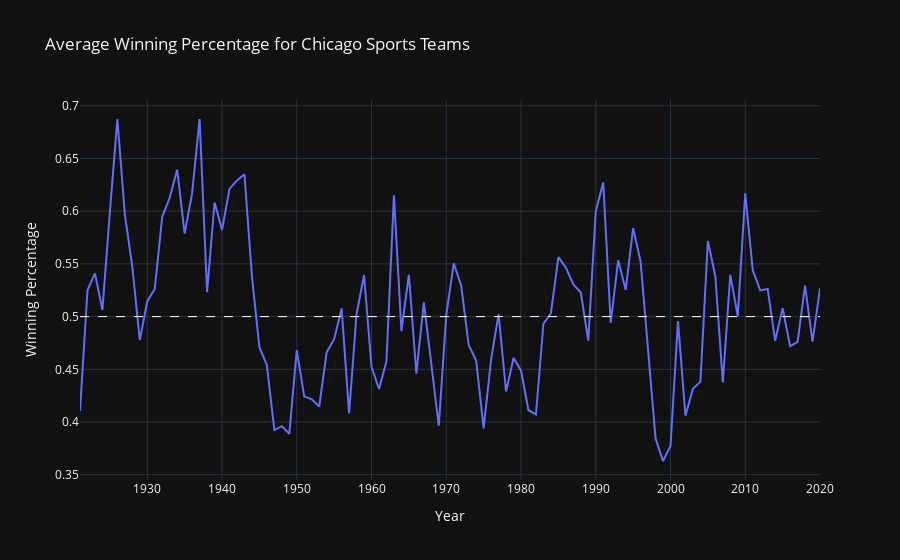

The code cell stored with this chart in its notebook:
### Markdown cell above
## Chicago Case Study

### Code cell
sports = set(["nfl", "mlb", "nba"])
city = "Chicago"
chicago = df.query(f"area == '{city}' and year > 1920").groupby("year").win_pct.mean().reset_index()
def temp(df):
    acc = ""
    for i, row in df.iterrows():
        acc += row.team_name + ": " + str(row.win_pct)[:5] + "<br>"
    return acc

blah = chicago.merge(df.query("area == 'Chicago'").groupby(["year"]).apply(temp).reset_index(), on="year")

fig = go.Figure(go.Scatter(
    x = blah.year.tolist(),
    y = blah.win_pct.tolist(),
    text= blah[0].tolist(),
    hovertemplate =
    '<br><b>Year</b>: %{x}<br>'+
    '<b>Winning Pct.</b>: %{y:.2f}<br>'+
    '%{text}' +
    '<extra></extra>'
    ))
fig.update_layout(
    title="Average Winning Percentage for Chicago Sports Teams",
    xaxis_title="Year",
    yaxis_title="Winning Percentage",
)
fig.add_hline(y=.5, line_width=1, line_dash="dash", line_color="white")
fig.write_html(os.path.join(output_dir,"chicago_avg.html"))
fig.show()

### Figure 1 — Plotly figure (JSON) as saved in the notebook; plotly's stock layout.template omitted (floating-point values rounded to 4 significant figures)
{"data": [{"hovertemplate": "<br><b>Year</b>: %{x}<br><b>Winning Pct.</b>: %{y:.2f}<br>%{text}<extra></extra>", "text": ["Chicago White Sox: 0.402<br>Chicago Cubs: 0.418<br>", "Evansville Crimson Giants: 0.0<br>Rock Island Independents: 0.667<br>Kenosha Maroons: 0.714<br>Chicago Bears: 0.75<br>Chicago White Sox: 0.5<br>Chicago Cubs: 0.519<br>", "Rock Island Independents: 0.4<br>Kenosha Maroons: 0.5<br>Chicago Bears: 0.818<br>Chicago White Sox: 0.448<br>Chicago Cubs: 0.538<br>", "Kenosha Maroons: 0.0<br>Rock Island Independents: 0.714<br>Chicago Bears: 0.857<br>Chicago White Sox: 0.431<br>Chicago Cubs: 0.529<br>", "Rock Island Independents: 0.625<br>Chicago Bears: 0.818<br>Chicago White Sox: 0.512<br>Chicago Cubs: 0.441<br>", "Chicago Bears: 1.0<br>Chicago White Sox: 0.529<br>Chicago Cubs: 0.532<br>", "Chicago Bears: 0.778<br>Chicago White Sox: 0.457<br>Chicago Cubs: 0.555<br>", "Chicago Bears: 0.583<br>Chicago White Sox: 0.467<br>Chicago Cubs: 0.590<br>", "Chicago Bears: 0.4<br>Chicago White Sox: 0.388<br>Chicago Cubs: 0.644<br>", "Chicago Bears: 0.556<br>Chicago White Sox: 0.402<br>Chicago Cubs: 0.584<br>", "Chicago Bears: 0.667<br>Chicago White Sox: 0.366<br>Chicago Cubs: 0.545<br>", "Chicago Bears: 0.875<br>Chicago White Sox: 0.324<br>Chicago Cubs: 0.584<br>", "Chicago Bears: 0.833<br>Chicago White Sox: 0.446<br>Chicago Cubs: 0.558<br>", "Chicago Bears: 1.0<br>Chicago White Sox: 0.348<br>Chicago Cubs: 0.569<br>", "Chicago Bears: 0.6<br>Chicago White Sox: 0.486<br>Chicago Cubs: 0.649<br>", "Chicago Bears: 0.75<br>Chicago White Sox: 0.536<br>Chicago Cubs: 0.564<br>", "Chicago Bears: 0.9<br>Chicago White Sox: 0.558<br>Chicago Cubs: 0.603<br>", "Chicago Bears: 0.545<br>Chicago White Sox: 0.439<br>Chicago Cubs: 0.585<br>", "Chicago Bears: 0.727<br>Chicago White Sox: 0.551<br>Chicago Cubs: 0.545<br>", "Chicago Bears: 0.727<br>Chicago White Sox: 0.532<br>Chicago Cubs: 0.487<br>", "Chicago Bears: 0.909<br>Chicago White Sox: 0.5<br>Chicago Cubs: 0.454<br>", "Chicago Bears: 1.0<br>Chicago White Sox: 0.445<br>Chicago Cubs: 0.441<br>", "Chicago Bears: 0.889<br>Chicago White Sox: 0.532<br>Chicago Cubs: 0.483<br>", "Chicago Bears: 0.667<br>Chicago White Sox: 0.461<br>Chicago Cubs: 0.487<br>", "Chicago Bears: 0.3<br>Chicago White Sox: 0.476<br>Chicago Cubs: 0.636<br>", "Chicago Hornets: 0.0<br>Chicago Bears: 0.8<br>Chicago White Sox: 0.480<br>Chicago Cubs: 0.535<br>", "Chicago Hornets: 0.0<br>Chicago Bears: 0.667<br>Chicago White Sox: 0.454<br>Chicago Cubs: 0.448<br>", "Chicago Hornets: 0.0<br>Chicago Bears: 0.833<br>Chicago White Sox: 0.335<br>Chicago Cubs: 0.415<br>", "Chicago Hornets: 0.0<br>Chicago Bears: 0.75<br>Chicago White Sox: 0.409<br>Chicago Cubs: 0.396<br>", "Chicago Bears: 0.75<br>Chicago White Sox: 0.389<br>Chicago Cubs: 0.418<br>Chicago Blackhawks: 0.314<br>", "Chicago Bears: 0.583<br>Chicago White Sox: 0.525<br>Chicago Cubs: 0.402<br>Chicago Blackhawks: 0.185<br>", "Chicago Bears: 0.417<br>Chicago White Sox: 0.525<br>Chicago Cubs: 0.5<br>Chicago Blackhawks: 0.242<br>", "Chicago Bears: 0.273<br>Chicago White Sox: 0.577<br>Chicago Cubs: 0.422<br>Chicago Blackhawks: 0.385<br>", "Chicago Bears: 0.667<br>Chicago White Sox: 0.610<br>Chicago Cubs: 0.415<br>Chicago Blackhawks: 0.171<br>", "Chicago Bears: 0.667<br>Chicago White Sox: 0.590<br>Chicago Cubs: 0.470<br>Chicago Blackhawks: 0.185<br>", "Chicago Bears: 0.818<br>Chicago White Sox: 0.551<br>Chicago Cubs: 0.389<br>Chicago Blackhawks: 0.271<br>", "Chicago Bears: 0.417<br>Chicago White Sox: 0.584<br>Chicago Cubs: 0.402<br>Chicago Blackhawks: 0.228<br>", "Chicago Bears: 0.667<br>Chicago White Sox: 0.532<br>Chicago Cubs: 0.467<br>Chicago Blackhawks: 0.342<br>", "Chicago Bears: 0.667<br>Chicago White Sox: 0.610<br>Chicago Cubs: 0.480<br>Chicago Blackhawks: 0.4<br>", "Chicago Bears: 0.455<br>Chicago White Sox: 0.564<br>Chicago Cubs: 0.389<br>Chicago Blackhawks: 0.4<br>", "Chicago Bears: 0.571<br>Chicago White Sox: 0.530<br>Chicago Cubs: 0.415<br>Chicago Packers: 0.225<br>Chicago Blackhawks: 0.414<br>", "Chicago Bears: 0.643<br>Chicago White Sox: 0.524<br>Chicago Cubs: 0.364<br>Chicago Zephyrs: 0.313<br>Chicago Blackhawks: 0.442<br>", "Chicago Bears: 0.917<br>Chicago White Sox: 0.580<br>Chicago Cubs: 0.506<br>Chicago Blackhawks: 0.457<br>", "Chicago Bears: 0.357<br>Chicago White Sox: 0.604<br>Chicago Cubs: 0.469<br>Chicago Blackhawks: 0.514<br>", "Chicago Bears: 0.643<br>Chicago White Sox: 0.586<br>Chicago Cubs: 0.444<br>Chicago Blackhawks: 0.485<br>", "Chicago Bears: 0.417<br>Chicago White Sox: 0.512<br>Chicago Cubs: 0.364<br>Chicago Bulls: 0.407<br>Chicago Blackhawks: 0.528<br>", "Chicago Bears: 0.538<br>Chicago White Sox: 0.549<br>Chicago Cubs: 0.540<br>Chicago Bulls: 0.354<br>Chicago Blackhawks: 0.585<br>", "Chicago Bears: 0.5<br>Chicago White Sox: 0.413<br>Chicago Cubs: 0.518<br>Chicago Bulls: 0.402<br>Chicago Blackhawks: 0.432<br>", "Chicago Bears: 0.071<br>Chicago White Sox: 0.419<br>Chicago Cubs: 0.567<br>Chicago Bulls: 0.476<br>Chicago Blackhawks: 0.447<br>", "Chicago Bears: 0.429<br>Chicago White Sox: 0.345<br>Chicago Cubs: 0.518<br>Chicago Bulls: 0.622<br>Chicago Blackhawks: 0.592<br>", "Chicago Bears: 0.429<br>Chicago White Sox: 0.487<br>Chicago Cubs: 0.512<br>Chicago Bulls: 0.695<br>Chicago Blackhawks: 0.628<br>", "Chicago Bears: 0.321<br>Chicago White Sox: 0.564<br>Chicago Cubs: 0.548<br>Chicago Bulls: 0.622<br>Chicago Blackhawks: 0.589<br>", "Chicago Bears: 0.214<br>Chicago White Sox: 0.475<br>Chicago Cubs: 0.478<br>Chicago Bulls: 0.659<br>Chicago Blackhawks: 0.538<br>", "Chicago Bears: 0.286<br>Chicago White Sox: 0.5<br>Chicago Cubs: 0.407<br>Chicago Bulls: 0.573<br>Chicago Blackhawks: 0.525<br>", "Chicago Bears: 0.286<br>Chicago White Sox: 0.465<br>Chicago Cubs: 0.462<br>Chicago Bulls: 0.293<br>Chicago Blackhawks: 0.462<br>", "Chicago Bears: 0.5<br>Chicago White Sox: 0.397<br>Chicago Cubs: 0.462<br>Chicago Bulls: 0.537<br>Chicago Blackhawks: 0.4<br>", "Chicago Bears: 0.643<br>Chicago White Sox: 0.555<br>Chicago Cubs: 0.5<br>Chicago Bulls: 0.488<br>Chicago Blackhawks: 0.325<br>", "Chicago Bears: 0.438<br>Chicago White Sox: 0.440<br>Chicago Cubs: 0.487<br>Chicago Bulls: 0.378<br>Chicago Blackhawks: 0.4<br>", "Chicago Bears: 0.625<br>Chicago White Sox: 0.456<br>Chicago Cubs: 0.493<br>Chicago Bulls: 0.366<br>Chicago Blackhawks: 0.362<br>", "Chicago Bears: 0.438<br>Chicago White Sox: 0.437<br>Chicago Cubs: 0.395<br>Chicago Bulls: 0.549<br>Chicago Blackhawks: 0.425<br>", "Chicago Bears: 0.375<br>Chicago White Sox: 0.509<br>Chicago Cubs: 0.368<br>Chicago Bulls: 0.415<br>Chicago Blackhawks: 0.387<br>", "Chicago Bears: 0.333<br>Chicago White Sox: 0.537<br>Chicago Cubs: 0.450<br>Chicago Bulls: 0.341<br>Chicago Blackhawks: 0.375<br>", "Chicago Bears: 0.5<br>Chicago White Sox: 0.611<br>Chicago Cubs: 0.438<br>Chicago Bulls: 0.329<br>Chicago Blackhawks: 0.587<br>", "Chicago Bears: 0.625<br>Chicago White Sox: 0.456<br>Chicago Cubs: 0.596<br>Chicago Bulls: 0.463<br>Chicago Blackhawks: 0.375<br>", "Chicago Bears: 0.938<br>Chicago White Sox: 0.524<br>Chicago Cubs: 0.478<br>Chicago Bulls: 0.366<br>Chicago Blackhawks: 0.475<br>", "Chicago Bears: 0.875<br>Chicago White Sox: 0.444<br>Chicago Cubs: 0.437<br>Chicago Bulls: 0.488<br>Chicago Blackhawks: 0.487<br>", "Chicago Bears: 0.733<br>Chicago White Sox: 0.475<br>Chicago Cubs: 0.472<br>Chicago Bulls: 0.61<br>Chicago Blackhawks: 0.362<br>", "Chicago Bears: 0.75<br>Chicago White Sox: 0.440<br>Chicago Cubs: 0.475<br>Chicago Bulls: 0.573<br>Chicago Blackhawks: 0.375<br>", "Chicago Bears: 0.375<br>Chicago White Sox: 0.428<br>Chicago Cubs: 0.574<br>Chicago Bulls: 0.671<br>Chicago Blackhawks: 0.337<br>", "Chicago Bears: 0.688<br>Chicago White Sox: 0.580<br>Chicago Cubs: 0.475<br>Chicago Bulls: 0.744<br>Chicago Blackhawks: 0.512<br>", "Chicago Bears: 0.688<br>Chicago White Sox: 0.537<br>Chicago Cubs: 0.481<br>Chicago Bulls: 0.817<br>Chicago Blackhawks: 0.612<br>", "Chicago Bears: 0.313<br>Chicago White Sox: 0.530<br>Chicago Cubs: 0.481<br>Chicago Bulls: 0.695<br>Chicago Blackhawks: 0.45<br>", "Chicago Bears: 0.438<br>Chicago White Sox: 0.580<br>Chicago Cubs: 0.518<br>Chicago Bulls: 0.671<br>Chicago Blackhawks: 0.559<br>", "Chicago Bears: 0.563<br>Chicago White Sox: 0.592<br>Chicago Cubs: 0.433<br>Chicago Bulls: 0.573<br>Chicago Blackhawks: 0.464<br>", "Chicago Bears: 0.563<br>Chicago White Sox: 0.472<br>Chicago Cubs: 0.506<br>Chicago Bulls: 0.878<br>Chicago Blackhawks: 0.5<br>", "Chicago Bears: 0.438<br>Chicago White Sox: 0.524<br>Chicago Cubs: 0.469<br>Chicago Bulls: 0.841<br>Chicago Blackhawks: 0.487<br>", "Chicago Bears: 0.25<br>Chicago White Sox: 0.496<br>Chicago Cubs: 0.419<br>Chicago Bulls: 0.756<br>Chicago Blackhawks: 0.414<br>", "Chicago Bears: 0.25<br>Chicago White Sox: 0.493<br>Chicago Cubs: 0.552<br>Chicago Bulls: 0.26<br>Chicago Blackhawks: 0.365<br>", "Chicago Bears: 0.375<br>Chicago White Sox: 0.465<br>Chicago Cubs: 0.413<br>Chicago Bulls: 0.207<br>Chicago Blackhawks: 0.353<br>", "Chicago Bears: 0.313<br>Chicago White Sox: 0.586<br>Chicago Cubs: 0.401<br>Chicago Bulls: 0.183<br>Chicago Blackhawks: 0.402<br>", "Chicago Bears: 0.813<br>Chicago White Sox: 0.512<br>Chicago Cubs: 0.543<br>Chicago Bulls: 0.256<br>Chicago Blackhawks: 0.353<br>", "Chicago Bears: 0.25<br>Chicago White Sox: 0.5<br>Chicago Cubs: 0.413<br>Chicago Bulls: 0.366<br>Chicago Blackhawks: 0.5<br>", "Chicago Bears: 0.438<br>Chicago White Sox: 0.530<br>Chicago Cubs: 0.543<br>Chicago Bulls: 0.28<br>Chicago Blackhawks: 0.365<br>", "Chicago Bears: 0.313<br>Chicago White Sox: 0.512<br>Chicago Cubs: 0.549<br>Chicago Bulls: 0.573<br>Chicago Blackhawks: 0.243<br>", "Chicago Bears: 0.688<br>Chicago White Sox: 0.611<br>Chicago Cubs: 0.487<br>Chicago Bulls: 0.5<br>", "Chicago Bears: 0.813<br>Chicago White Sox: 0.555<br>Chicago Cubs: 0.407<br>Chicago Bulls: 0.598<br>Chicago Blackhawks: 0.317<br>", "Chicago Bears: 0.438<br>Chicago White Sox: 0.444<br>Chicago Cubs: 0.524<br>Chicago Bulls: 0.402<br>Chicago Blackhawks: 0.378<br>", "Chicago Bears: 0.563<br>Chicago White Sox: 0.546<br>Chicago Cubs: 0.602<br>Chicago Bulls: 0.5<br>Chicago Blackhawks: 0.487<br>", "Chicago Bears: 0.438<br>Chicago White Sox: 0.487<br>Chicago Cubs: 0.515<br>Chicago Bulls: 0.5<br>Chicago Blackhawks: 0.560<br>", "Chicago Bears: 0.688<br>Chicago White Sox: 0.543<br>Chicago Cubs: 0.462<br>Chicago Bulls: 0.756<br>Chicago Blackhawks: 0.634<br>", "Chicago Bears: 0.5<br>Chicago White Sox: 0.487<br>Chicago Cubs: 0.438<br>Chicago Bulls: 0.758<br>Chicago Blackhawks: 0.536<br>", "Chicago Bears: 0.625<br>Chicago White Sox: 0.524<br>Chicago Cubs: 0.376<br>Chicago Bulls: 0.549<br>Chicago Blackhawks: 0.548<br>", "Chicago Bears: 0.5<br>Chicago White Sox: 0.388<br>Chicago Cubs: 0.407<br>Chicago Bulls: 0.585<br>Chicago Blackhawks: 0.75<br>", "Chicago Bears: 0.313<br>Chicago White Sox: 0.450<br>Chicago Cubs: 0.450<br>Chicago Bulls: 0.61<br>Chicago Blackhawks: 0.560<br>", "Chicago Bears: 0.375<br>Chicago White Sox: 0.469<br>Chicago Cubs: 0.598<br>Chicago Bulls: 0.512<br>Chicago Blackhawks: 0.585<br>", "Chicago Bears: 0.188<br>Chicago White Sox: 0.481<br>Chicago Cubs: 0.639<br>Chicago Bulls: 0.477<br>Chicago Blackhawks: 0.573<br>", "Chicago Bears: 0.313<br>Chicago White Sox: 0.413<br>Chicago Cubs: 0.567<br>Chicago Blackhawks: 0.609<br>", "Chicago Bears: 0.75<br>Chicago White Sox: 0.382<br>Chicago Cubs: 0.582<br>Chicago Blackhawks: 0.402<br>", "Chicago Bears: 0.5<br>Chicago White Sox: 0.447<br>Chicago Cubs: 0.518<br>Chicago Blackhawks: 0.439<br>", "Chicago Bears: 0.5<br>Chicago White Sox: 0.583<br>Chicago Cubs: 0.566<br>Chicago Blackhawks: 0.457<br>"], "type": "scatter", "x": [1921, 1922, 1923, 1924, 1925, 1926, 1927, 1928, 1929, 1930, 1931, 1932, 1933, 1934, 1935, 1936, 1937, 1938, 1939, 1940, 1941, 1942, 1943, 1944, 1945, 1946, 1947, 1948, 1949, 1950, 1951, 1952, 1953, 1954, 1955, 1956, 1957, 1958, 1959, 1960, 1961, 1962, 1963, 1964, 1965, 1966, 1967, 1968, 1969, 1970, 1971, 1972, 1973, 1974, 1975, 1976, 1977, 1978, 1979, 1980, 1981, 1982, 1983, 1984, 1985, 1986, 1987, 1988, 1989, 1990, 1991, 1992, 1993, 1994, 1995, 1996, 1997, 1998, 1999, 2000, 2001, 2002, 2003, 2004, 2005, 2006, 2007, 2008, 2009, 2010, 2011, 2012, 2013, 2014, 2015, 2016, 2017, 2018, 2019, 2020], "y": [0.4104, 0.5251, 0.541, 0.5064, 0.5994, 0.6873, 0.597, 0.5471, 0.4776, 0.5143, 0.5262, 0.5946, 0.6127, 0.6394, 0.5787, 0.6171, 0.6874, 0.5232, 0.6081, 0.5822, 0.6212, 0.6292, 0.635, 0.5384, 0.471, 0.4541, 0.3924, 0.396, 0.3888, 0.468, 0.4243, 0.4215, 0.4147, 0.4661, 0.4786, 0.5077, 0.4081, 0.5025, 0.5395, 0.4524, 0.4313, 0.4575, 0.6151, 0.4863, 0.5399, 0.4458, 0.5135, 0.4533, 0.3964, 0.5015, 0.5504, 0.5292, 0.473, 0.4584, 0.3941, 0.4595, 0.5023, 0.4289, 0.4607, 0.4489, 0.4112, 0.4073, 0.4932, 0.5032, 0.5564, 0.5465, 0.5306, 0.5229, 0.4772, 0.6, 0.6272, 0.4941, 0.5535, 0.5254, 0.584, 0.5521, 0.4675, 0.3844, 0.363, 0.3772, 0.4956, 0.4059, 0.4316, 0.4383, 0.5717, 0.5382, 0.4374, 0.5399, 0.5004, 0.6169, 0.5441, 0.5248, 0.5263, 0.477, 0.5081, 0.4719, 0.4761, 0.5295, 0.4762, 0.5268]}], "layout": {"shapes": [{"line": {"color": "white", "dash": "dash", "width": 1}, "type": "line", "x0": 0, "x1": 1, "xref": "x domain", "y0": 0.5, "y1": 0.5, "yref": "y"}], "title": {"text": "Average Winning Percentage for Chicago Sports Teams"}, "xaxis": {"title": {"text": "Year"}}, "yaxis": {"title": {"text": "Winning Percentage"}}}}
